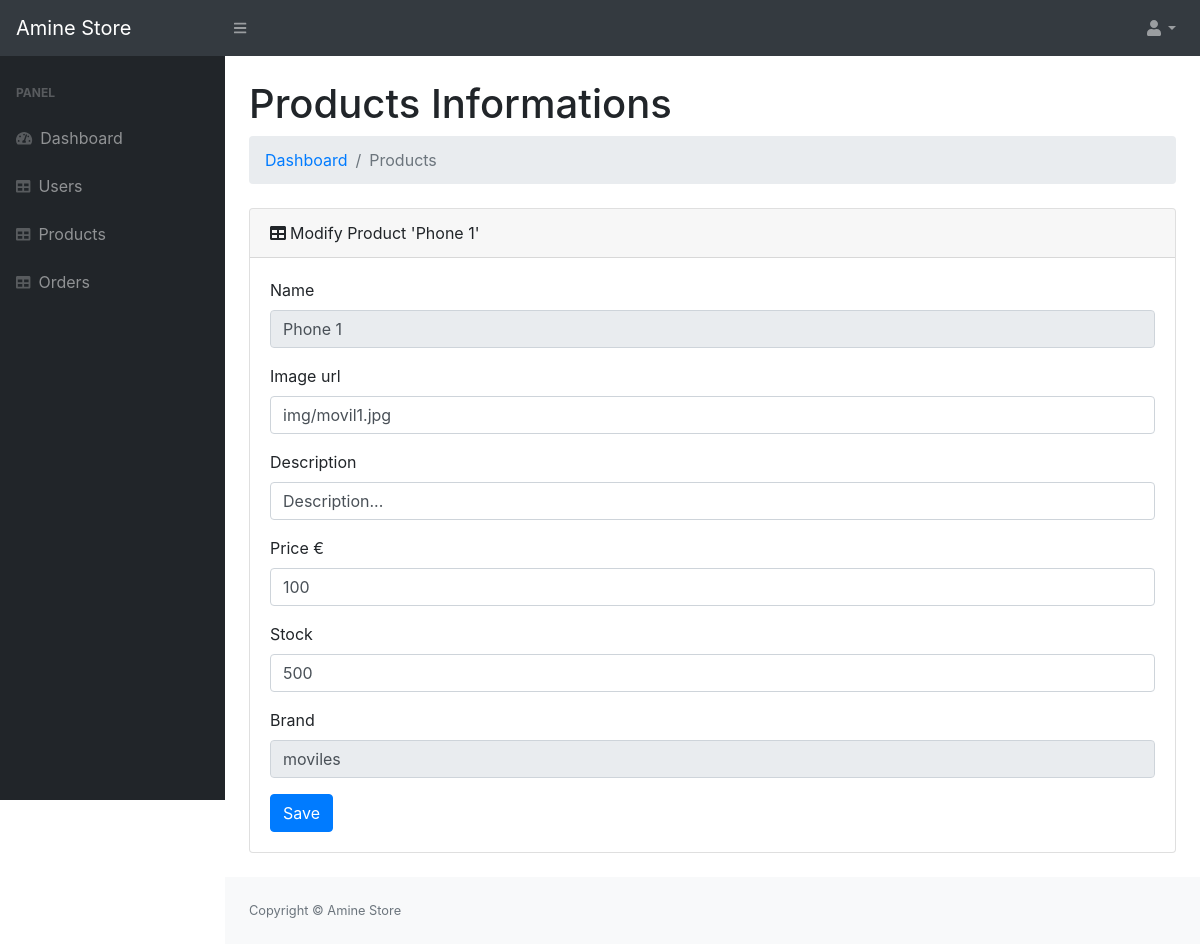
/AmineStorePHP/AdminPanel/modify.php?id=1 (signed in), run on the app's committed database.
### tables this page shows
CREATE TABLE `productos` (
  `id` int(11) NOT NULL,
  `nombre` varchar(20) NOT NULL,
  `descripcion` varchar(50) NOT NULL,
  `precio` int(11) NOT NULL,
  `existencias` int(11) NOT NULL,
  `marca` varchar(20) NOT NULL,
  `urlimagen` varchar(50) NOT NULL,
  `idcategoria` int(11) NOT NULL,
  `destacado` tinyint(1) NOT NULL
);

CREATE TABLE `categorias` (
  `id` int(11) NOT NULL,
  `nombre` varchar(20) NOT NULL
);

### AmineStorePHP/AdminPanel/modify.php (the view, shortened to what this page needs)
<?php
if (isset($_SESSION['userid'])) {
$db= conectar();
$sqlee = "SELECT productos.nombre as nombre ,  productos.descripcion as descripcion, productos.precio as precio , productos.existencias as existencias , productos.urlimagen as urlimagen,"
        . "productos.id as id,categorias.nombre as nombree  FROM productos , categorias where categorias.id=productos.idcategoria and productos.id=".$_GET["id"]."";
$result = mysqli_query($db,$sqlee);
$row = mysqli_fetch_assoc($result);
$name=$row["nombre"];
$description=$row["descripcion"];
$price=$row["precio"];
$stock=$row["existencias"];
$imageurl=$row["urlimagen"];
$brand=$row["nombree"];
?>
<!DOCTYPE html>
<html lang="en">
    <head>
        <link href="css/styles.css" rel="stylesheet" />
        <link href="https://cdn.datatables.net/1.10.20/css/dataTables.bootstrap4.min.css" rel="stylesheet" />
    </head>
    <body class="sb-nav-fixed">
        <nav class="sb-topnav navbar navbar-expand navbar-dark bg-dark">
            <a class="navbar-brand" href="index.php">Amine Store</a><button class="btn btn-link btn-sm order-1 order-lg-0" id="sidebarToggle" href="#"><i class="fas fa-bars"></i></button
            <form class="d-none d-md-inline-block form-inline ml-auto mr-0 mr-md-3 my-2 my-md-0">
            <ul class="navbar-nav d-md-inline-block form-inline ml-auto">
                <li class="nav-item dropdown">
                    <a class="nav-link dropdown-toggle" id="userDropdown" href="#" role="button" data-toggle="dropdown" aria-haspopup="true" aria-expanded="false"><i class="fas fa-user fa-fw"></i></a>
                </li>
            </ul>
        </nav>
        <div id="layoutSidenav">
            <div id="layoutSidenav_nav">
                <nav class="sb-sidenav accordion sb-sidenav-dark" id="sidenavAccordion">
                    <div class="sb-sidenav-menu">
                        <div class="nav">
                            <div class="sb-sidenav-menu-heading">Panel</div>
                            <a class="nav-link" href="index.php"
                                ><div class="sb-nav-link-icon"><i class="fas fa-tachometer-alt"></i></div>
                                Dashboard</a
                            >
                            <a class="nav-link" href="users.php"
                                ><div class="sb-nav-link-icon"><i class="fas fa-table"></i></div>
                                Users</a>
                           <a class="nav-link" href="products.php"
                                ><div class="sb-nav-link-icon"><i class="fas fa-table"></i></div>
                                Products</a>
                             <a class="nav-link" href="orders.php"
                                ><div class="sb-nav-link-icon"><i class="fas fa-table"></i></div>
                                Orders</a>
                        </div>
                    </div>
                </nav>
            </div>
            <div id="layoutSidenav_content">
                <main>
                    <div class="container-fluid">
                        <h1 class="mt-4">Products Informations</h1>
                        <ol class="breadcrumb mb-4">
                            <li class="breadcrumb-item"><a href="index.php">Dashboard</a></li>
                            <li class="breadcrumb-item active">Products</li>
                        </ol>
                        <div class="card mb-4">
                            <div class="card-header"><i class="fas fa-table mr-1"></i>Modify Product '<?php echo $name;?>'</div>
                         <div class="card-body">
                                <div class="table-responsive">
                            <form action="" method="get">
                                <div class="form-group">
                                  <label>Name</label>
                                  <input type="text" class="form-control" name="name" value="<?php echo $name;?>" disabled>
                                </div>
                                <div class="form-group">
                                  <label>Image url</label>
                                  <input type="text" class="form-control" name="imageurl" value="<?php echo $imageurl;?>" >
                                </div>
                                <div class="form-group">
                                  <label>Description</label>
                                  <input type="text" class="form-control" name="description" value="<?php echo $description;?>" >
                                </div>
                                <div class="form-group">
                                  <label>Price €</label>
                                  <input type="number" class="form-control" name="price" value="<?php echo $price;?>" >
                                </div>
                                <div class="form-group">
                                  <label>Stock</label>
                                  <input type="number" class="form-control" name="stock" value="<?php echo $stock;?>">
                                </div>
                                 <div class="form-group">
                                  <label>Brand</label>
                                  <input type="text" class="form-control" name="brand" value="<?php echo $brand;?>" disabled="">
                                </div>
                                <button type="submit" class="btn btn-primary" name="save">Save</button>
                            </form>
                        </div>
                         </div>
                        </div>
                    </div>
                </main>
                <footer class="py-4 bg-light mt-auto">
                    <div class="container-fluid">
                        <div class="d-flex align-items-center justify-content-between small">
                            <div class="text-muted">Copyright &copy; Amine Store</div>
                        </div>
                    </div>
                </footer>
            </div>
        </div>
    </body>
</html>
<?php
}
else {
header('Location: ../login.php');
}
?>

### data on the page
productos: nombre "Phone 1", name "Phone 1", imageurl "img/movil1.jpg", description "Description...", price "100", stock "500", brand "moviles"
